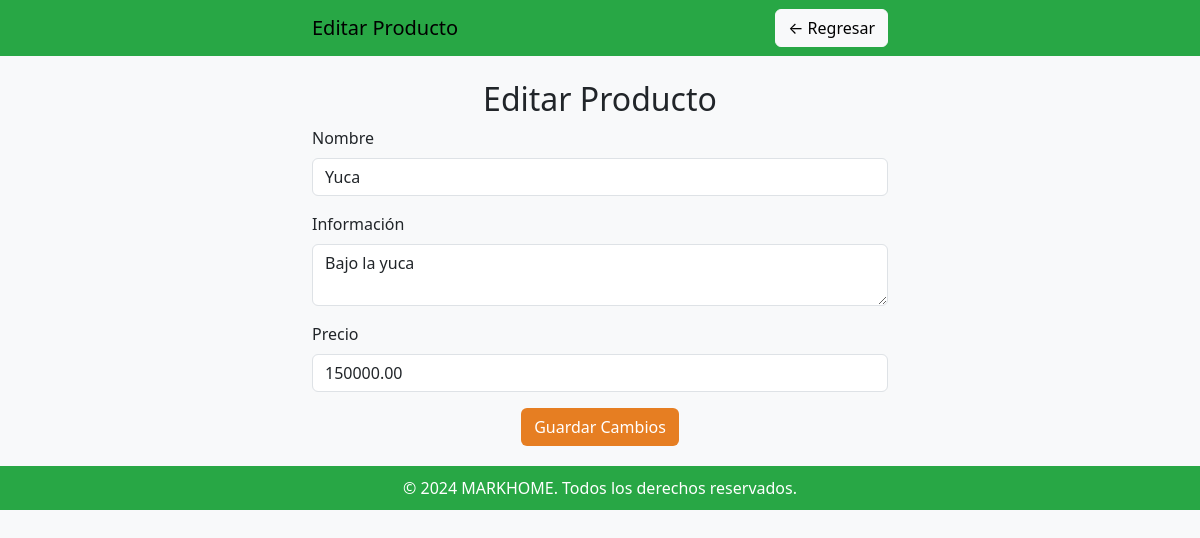
Page /editar_producto.php?id=8 on the committed database.
### tables this page shows
CREATE TABLE `catalogo` (
  `id_catalogo` int(11) NOT NULL,
  `nom_producto` varchar(20) NOT NULL,
  `inf_producto` varchar(50) NOT NULL,
  `precio` decimal(10,2) NOT NULL,
  `imagen` varchar(255) NOT NULL
);

### editar_producto.php (the view, shortened to what this page needs)
<?php
include 'C:\xampp\htdocs\Markhome23\CRUD\modelo\conexion.php';
$id = $_GET['id'];
$query = "SELECT * FROM catalogo WHERE id_catalogo = ?";
$stmt = $conn->prepare($query);
$stmt->bind_param("i", $id);
$stmt->execute();
$resultado = $stmt->get_result();
$producto = $resultado->fetch_assoc();
?>
<!DOCTYPE html>
<html lang="es">
<head>
    <link rel="stylesheet" href="https://cdn.jsdelivr.net/npm/bootstrap@5.3.0/dist/css/bootstrap.min.css">
</head>
<body>
    <nav class="navbar navbar-expand-lg">
        <div class="container">
            <a class="navbar-brand" href="#">Editar Producto</a>
            <a href="crud_productos.php" class="btn btn-light">← Regresar</a>
        </div>
    </nav>
    <div class="container mt-4">
        <h2 class="text-center">Editar Producto</h2>
        <form action="procesar_editar.php" method="POST">
            <div class="mb-3">
                <label for="nombre" class="form-label">Nombre</label>
                <input type="text" class="form-control" id="nombre" name="nombre" value="<?php echo $producto['nom_producto']; ?>" required>
            </div>
            <div class="mb-3">
                <label for="descripcion" class="form-label">Información</label>
                <textarea class="form-control" id="descripcion" name="descripcion" required><?php echo $producto['inf_producto']; ?></textarea>
            </div>
            <div class="mb-3">
                <label for="precio" class="form-label">Precio</label>
                <input type="number" step="0.01" class="form-control" id="precio" name="precio" value="<?php echo $producto['precio']; ?>" required>
            </div>
            <div class="text-center">
                <button type="submit" class="btn btn-orange">Guardar Cambios</button>
            </div>
        </form>
    </div>
    <footer class="footer">
        © 2024 MARKHOME. Todos los derechos reservados.
    </footer>
</body>
</html>

### editar_producto.php (style rules this page uses)
body { background-color: #f8f9fa; }
.navbar { background-color: #28a745; }
.navbar-brand, .navbar a { color: oranje !important; }
.container { max-width: 600px; }
.btn-orange { background-color: #e67e22; color: white; }
.footer { background-color: #28a745; color: white; text-align: center; padding: 10px 0; margin-top: 20px; }

### rows in the picture
catalogo: nombre "Yuca", descripcion "Bajo la yuca", precio "150000.00"
